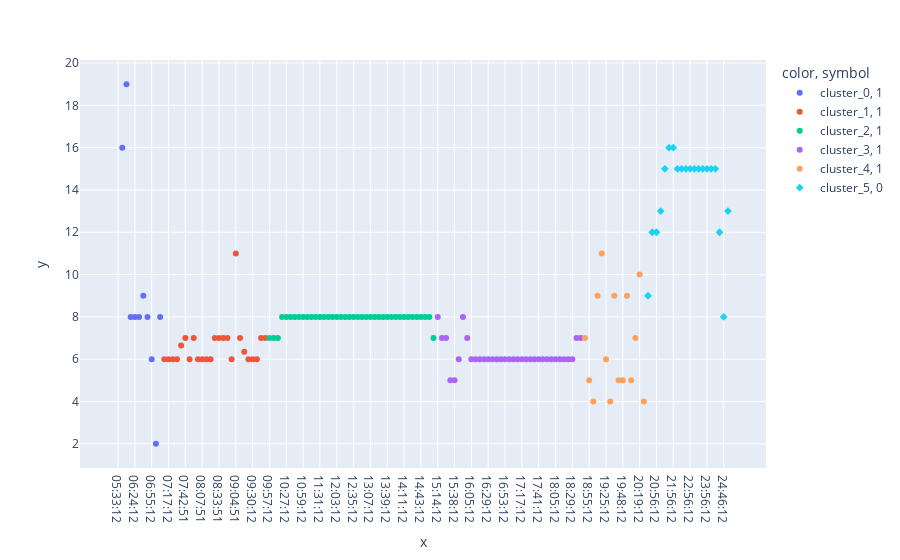

Notebook cell for this chart:
### Code cell
fig = px.scatter(
    x=sample_test_function.sort_values("time_seconds")["arrival_time"], 
    y=sample_test_function.sort_values("time_seconds")["headway_min"],
    color= sample_test_function.sort_values("time_seconds")["clusters"],
    symbol = sample_test_function.sort_values("time_seconds")["regularity"])
fig.show()

### Figure 1 — Plotly figure (JSON) as saved in the notebook; plotly's stock layout.template omitted (floating-point values rounded to 4 significant figures)
{"data": [{"hovertemplate": "color=cluster_0<br>symbol=1<br>x=%{x}<br>y=%{y}<extra></extra>", "legendgroup": "cluster_0, 1", "marker": {"color": "#636efa", "symbol": "circle"}, "mode": "markers", "name": "cluster_0, 1", "orientation": "v", "showlegend": true, "type": "scatter", "x": ["05:33:12", "05:49:12", "06:08:12", "06:16:12", "06:24:12", "06:32:12", "06:41:12", "06:49:12", "06:55:12", "06:57:12", "07:05:12"], "xaxis": "x", "y": [null, 16, 19, 8, 8, 8, 9, 8, 6, 2, 8], "yaxis": "y"}, {"hovertemplate": "color=cluster_1<br>symbol=1<br>x=%{x}<br>y=%{y}<extra></extra>", "legendgroup": "cluster_1, 1", "marker": {"color": "#EF553B", "symbol": "circle"}, "mode": "markers", "name": "cluster_1, 1", "orientation": "v", "showlegend": true, "type": "scatter", "x": ["07:11:12", "07:17:12", "07:23:12", "07:29:12", "07:35:51", "07:42:51", "07:48:51", "07:55:51", "08:01:51", "08:07:51", "08:13:51", "08:19:51", "08:26:51", "08:33:51", "08:40:51", "08:47:51", "08:53:51", "09:04:51", "09:11:51", "09:18:12", "09:24:12", "09:30:12", "09:36:12", "09:43:12", "09:50:12"], "xaxis": "x", "y": [6, 6, 6, 6, 6.65, 7, 6, 7, 6, 6, 6, 6, 7, 7, 7, 7, 6, 11, 7, 6.35, 6, 6, 6, 7, 7], "yaxis": "y"}, {"hovertemplate": "color=cluster_2<br>symbol=1<br>x=%{x}<br>y=%{y}<extra></extra>", "legendgroup": "cluster_2, 1", "marker": {"color": "#00cc96", "symbol": "circle"}, "mode": "markers", "name": "cluster_2, 1", "orientation": "v", "showlegend": true, "type": "scatter", "x": ["09:57:12", "10:04:12", "10:11:12", "10:19:12", "10:27:12", "10:35:12", "10:43:12", "10:51:12", "10:59:12", "11:07:12", "11:15:12", "11:23:12", "11:31:12", "11:39:12", "11:47:12", "11:55:12", "12:03:12", "12:11:12", "12:19:12", "12:27:12", "12:35:12", "12:43:12", "12:51:12", "12:59:12", "13:07:12", "13:15:12", "13:23:12", "13:31:12", "13:39:12", "13:47:12", "13:55:12", "14:03:12", "14:11:12", "14:19:12", "14:27:12", "14:35:12", "14:43:12", "14:51:12", "14:59:12", "15:06:12"], "xaxis": "x", "y": [7, 7, 7, 8, 8, 8, 8, 8, 8, 8, 8, 8, 8, 8, 8, 8, 8, 8, 8, 8, 8, 8, 8, 8, 8, 8, 8, 8, 8, 8, 8, 8, 8, 8, 8, 8, 8, 8, 8, 7], "yaxis": "y"}, {"hovertemplate": "color=cluster_3<br>symbol=1<br>x=%{x}<br>y=%{y}<extra></extra>", "legendgroup": "cluster_3, 1", "marker": {"color": "#ab63fa", "symbol": "circle"}, "mode": "markers", "name": "cluster_3, 1", "orientation": "v", "showlegend": true, "type": "scatter", "x": ["15:14:12", "15:21:12", "15:28:12", "15:33:12", "15:38:12", "15:44:12", "15:52:12", "15:59:12", "16:05:12", "16:11:12", "16:17:12", "16:23:12", "16:29:12", "16:35:12", "16:41:12", "16:47:12", "16:53:12", "16:59:12", "17:05:12", "17:11:12", "17:17:12", "17:23:12", "17:29:12", "17:35:12", "17:41:12", "17:47:12", "17:53:12", "17:59:12", "18:05:12", "18:11:12", "18:17:12", "18:23:12", "18:29:12", "18:36:12", "18:43:12"], "xaxis": "x", "y": [8, 7, 7, 5, 5, 6, 8, 7, 6, 6, 6, 6, 6, 6, 6, 6, 6, 6, 6, 6, 6, 6, 6, 6, 6, 6, 6, 6, 6, 6, 6, 6, 6, 7, 7], "yaxis": "y"}, {"hovertemplate": "color=cluster_4<br>symbol=1<br>x=%{x}<br>y=%{y}<extra></extra>", "legendgroup": "cluster_4, 1", "marker": {"color": "#FFA15A", "symbol": "circle"}, "mode": "markers", "name": "cluster_4, 1", "orientation": "v", "showlegend": true, "type": "scatter", "x": ["18:50:12", "18:55:12", "18:59:12", "19:08:12", "19:19:12", "19:25:12", "19:29:12", "19:38:12", "19:43:12", "19:48:12", "19:57:12", "20:02:12", "20:09:12", "20:19:12", "20:23:12"], "xaxis": "x", "y": [7, 5, 4, 9, 11, 6, 4, 9, 5, 5, 9, 5, 7, 10, 4], "yaxis": "y"}, {"hovertemplate": "color=cluster_5<br>symbol=0<br>x=%{x}<br>y=%{y}<extra></extra>", "legendgroup": "cluster_5, 0", "marker": {"color": "#19d3f3", "symbol": "diamond"}, "mode": "markers", "name": "cluster_5, 0", "orientation": "v", "showlegend": true, "type": "scatter", "x": ["20:32:12", "20:44:12", "20:56:12", "21:09:12", "21:24:12", "21:40:12", "21:56:12", "22:11:12", "22:26:12", "22:41:12", "22:56:12", "23:11:12", "23:26:12", "23:41:12", "23:56:12", "24:11:12", "24:26:12", "24:38:12", "24:46:12", "24:59:12"], "xaxis": "x", "y": [9, 12, 12, 13, 15, 16, 16, 15, 15, 15, 15, 15, 15, 15, 15, 15, 15, 12, 8, 13], "yaxis": "y"}], "layout": {"legend": {"title": {"text": "color, symbol"}, "tracegroupgap": 0}, "margin": {"t": 60}, "xaxis": {"anchor": "y", "domain": [0, 1], "title": {"text": "x"}}, "yaxis": {"anchor": "x", "domain": [0, 1], "title": {"text": "y"}}}}
